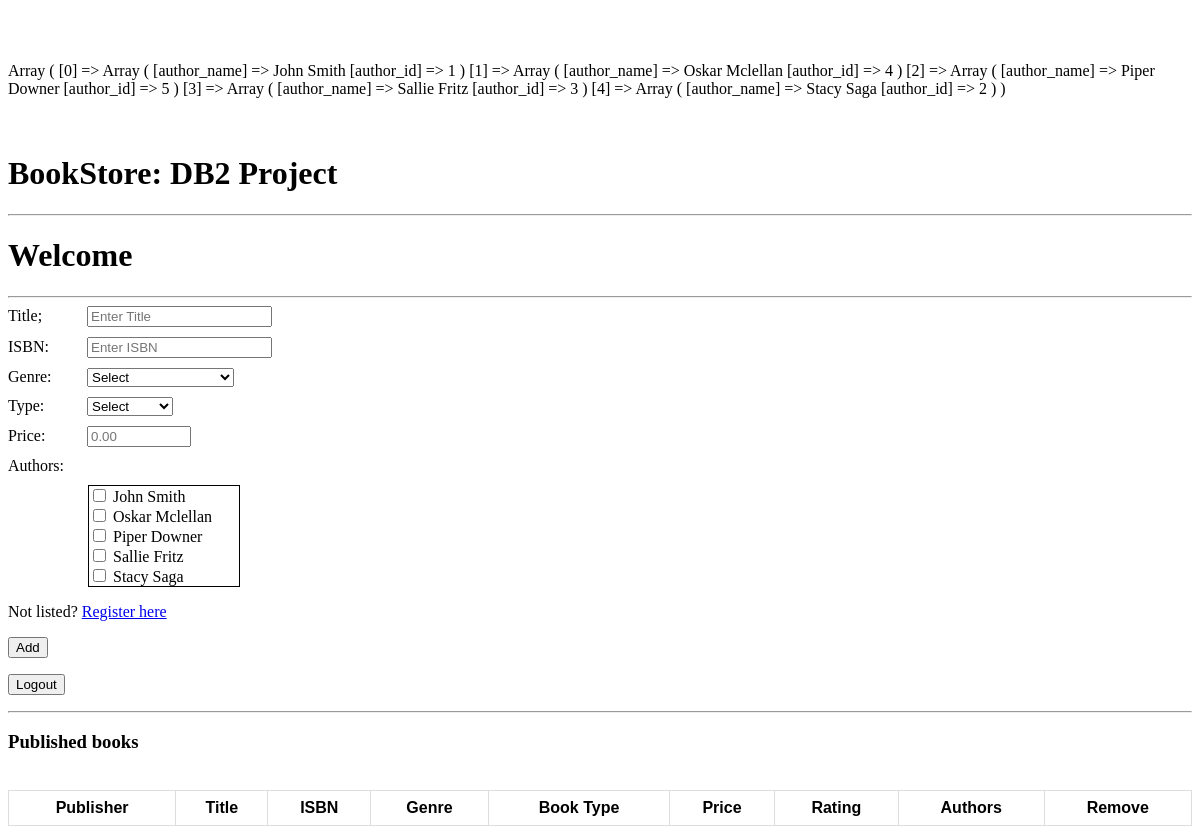
Screenshot of /publishers/publisher.php with the database file from the repository.
### tables this page shows
CREATE TABLE tbl_is_author(
    user_id int NOT NULL,
    author_id int PRIMARY KEY NOT NULL AUTO_INCREMENT,
    author_name VARCHAR(100) NOT NULL,
    FOREIGN KEY (user_id) REFERENCES tbl_users(user_id) ON DELETE CASCADE,
    CONSTRAINT UC_authors_user UNIQUE (user_id)
);

### variables/variables.php (called while the page is built, shortened)
<?php
    $min_price = 0;
    $max_price = 10000;
    $book_types = array("Select", "Hardcover","Paperback", "Electronic","Audio");
    $book_genres = array("Select","Action, Adventures", "Alternate History", "Anthology", "Biography", "Chick Lit", "Children's", "Classic", "Comic", "Coming-of-age", "Computer Science","Crime", "Data Science","Drama", "Economics","Fairytale", "Fiction","Graphic novel", "History","Horror", "Mathematics","Mystery", "Nonfiction","Paranormal romance", "Philosophy","Picture book", "Poetry", "Political thriller", "Programming", "Psychology","Romance", "Science","Science fiction", "Short Story", "Signal Processing","Suspense", "Thriller", "Wester", "Yound adult", "Other");
    $tbl_is_author = 'tbl_is_author';
?>

### books/add-books.php (the view, shortened to what this page needs)
<form action="<?php htmlspecialchars($_SERVER['PHP_SELF']); ?>" method="post">
    <div class="book_name">
        <label for="book_name">Title;</label>
        <input type="text" name="book_name" id="" placeholder="Enter Title"
        value="<?php
            if(basename($_SERVER['PHP_SELF']) == 'publisher.php'){
                echo $typed_inputs['title'];
            }
            if(basename($_SERVER['PHP_SELF']) == 'edit-books.php'){
                echo $current_book['title'];
            }
        ?>"
        required>
    </div>
    <div class="book_isbn">
        <label for="book_isbn">ISBN:</label>
        <input type="text" name="book_isbn" id="" placeholder="Enter ISBN"
        value="<?php
            if(basename($_SERVER['PHP_SELF']) == 'publisher.php'){
                echo $typed_inputs['isbn'];
            }
            if(basename($_SERVER['PHP_SELF']) == 'edit-books.php'){
                echo $current_book['isbn'];
            }
        ?>"
        required>
    </div>
    <div class="book_genre"
    <?php
        if(basename($_SERVER['PHP_SELF']) == 'edit-books.php'){
            echo 'hidden';
        }
    ?>>
        <label for="book_genre">Genre:</label>
        <select type="text" name="book_genre" id="" placeholder="Enter Genre">
            <?php  foreach($book_genres as $genre): ?>
                <option
                <?php
                    if(basename($_SERVER['PHP_SELF']) == 'publisher.php'){
                        if($genre == $typed_inputs['genre']) {
                            echo 'selected';
                        }
                    }
                    if(basename($_SERVER['PHP_SELF']) == 'edit-books.php'){
                        echo 'disabled';
                    }
                ?>
                value="<?php echo $genre; ?>"> <?php echo $genre; ?></option>
            <?php endforeach;?>
        </select>
    </div>
    <div class="book_type" <?php
        if(basename($_SERVER['PHP_SELF']) == 'edit-books.php'){
            echo 'hidden';
        }
    ?>>
        <label for="book_type">Type:</label>
        <select type="text" name="book_type" id="" placeholder="Enter Book Type">
            <?php $index = 0; foreach($book_types as $type): ?>
                <option
                <?php
                    if(basename($_SERVER['PHP_SELF']) == 'publisher.php'){
                        if($index == $typed_inputs['type']) echo 'selected';
                    }
                    if(basename($_SERVER['PHP_SELF']) == 'edit-books.php'){
                        echo 'disabled';
                    }
                ?>
                value="<?php echo $index; ?>"> <?php echo $type; ?></option>
            <?php $index++; endforeach;?>
        </select>
    </div>
    <div class="book_price">
        <label for="book_price">Price:</label>
        <input type="number" name="book_price" id="" placeholder="0.00" step="0.01" min="<?php echo $min_price; ?>" max="<?php echo $max_price; ?>"
        value="
            <?php
                if(basename($_SERVER['PHP_SELF']) == 'publisher.php'){
                    echo $typed_inputs['price'];
                }
            ?>"
        required>
    </div>
    <div class="book_author"
    <?php
        if(basename($_SERVER['PHP_SELF']) == 'edit-books.php'){
            echo 'hidden';
        }
    ?> >
        <label for="book_author">Authors:</label>
        <div class="book_author-checkbox" >
            <?php
                if(basename($_SERVER['PHP_SELF']) == 'publisher.php'):
                    foreach($available_authors as $authors):
            ?>
                <input
                    <?php
                        if(basename($_SERVER['PHP_SELF']) == 'publisher.php'){
                            if(array_key_exists($authors['author_name'],$typed_inputs['authors'] )) {
                                echo 'checked';
                            }
                        }
                        if(basename($_SERVER['PHP_SELF']) == 'edit-books.php'){
                            echo 'disabled';
                        }
                    ?>
                type="checkbox" name="availabe_authors[]" value="<?php echo $authors['author_name']; ?>"> <?php echo $authors['author_name']; ?></input><br>
            <?php
                    endforeach;
                endif;
            ?>
        </div>
        <p>Not listed? <a href="#">Register here</a></p>
    </div>
    <div class="form-add">
        <button type="submit"
        name="<?php
            if(basename($_SERVER['PHP_SELF']) == 'publisher.php'){
                echo 'book_add';
            }
            if(basename($_SERVER['PHP_SELF']) == 'edit-books.php'){
                echo 'book_edit';
            }
        ?>"
        value="<?php
            if(basename($_SERVER['PHP_SELF']) == 'publisher.php'){
                echo 'Add';
            }
            if(basename($_SERVER['PHP_SELF']) == 'edit-books.php'){
                echo 'Edit';
            }
        ?>">
            <?php
            if(basename($_SERVER['PHP_SELF']) == 'publisher.php'){
                echo 'Add';
            }
        ?>
        </button>
    </div>
</form>
<form action="<?php htmlspecialchars($_SERVER['PHP_SELF']); ?>" method="post">
    <button type="submit"
    name="<?php
            if(basename($_SERVER['PHP_SELF']) == 'publisher.php'){
                echo 'log_out';
            }
            if(basename($_SERVER['PHP_SELF']) == 'edit-books.php'){
                echo 'cancel';
            }
        ?>"
    value="<?php
            if(basename($_SERVER['PHP_SELF']) == 'publisher.php'){
                echo 'Log out';
            }
            if(basename($_SERVER['PHP_SELF']) == 'edit-books.php'){
                echo 'Cancel';
            }
        ?>">
        <?php
            if(basename($_SERVER['PHP_SELF']) == 'publisher.php'){
                echo 'Logout';
            }
        ?>
    </button>
</form>

### templates/header.php (style rules this page uses)
label { display: inline-block; width: 75px; }
.book_name { margin-bottom: 10px; }
.book_isbn { margin-bottom: 10px; }
.book_author { margin-bottom: 10px; }
.book_genre { margin-bottom: 10px; }
.book_type { margin-bottom: 10px; }
.book_price { margin-bottom: 10px; }
.book_author-checkbox { margin-left: 80px; margin-top: 10px; border:1px solid #000; width:150px; height: 100px; overflow-y: scroll; }

### rows the page displays
tbl_is_author: author_name "John Smith"
tbl_is_author: author_name "Oskar Mclellan"
tbl_is_author: author_name "Piper Downer"
tbl_is_author: author_name "Sallie Fritz"
tbl_is_author: author_name "Stacy Saga"

### other values shown
form field book_genre "Select"
form field book_type "Select"
